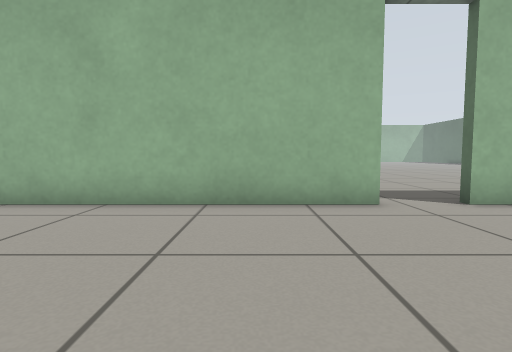
view 1 (above)

18 first-person views from a walk through a world built for the Gazebo simulator. The camera is 0.5 m above the floor, tilts 4° down and sees 80° across. The floor is counted in squares, 0.5 m on a side. Each view is taken from the middle of a square. On the plan, view 1 faces up. The plan holds only what a view shows up to about 12 squares ahead; the rest is blank. The place goes on beyond the plan.

view 2
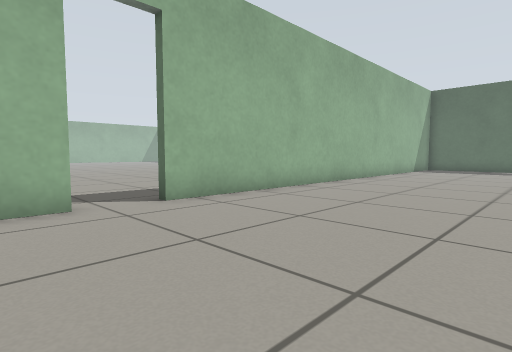

view 3
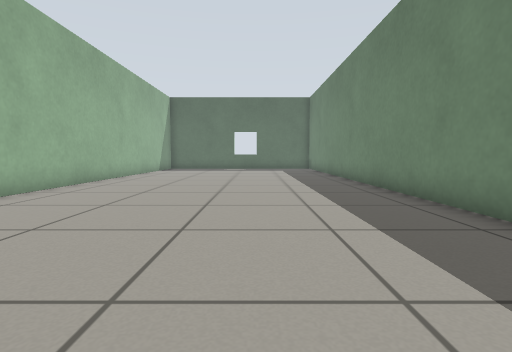

view 4
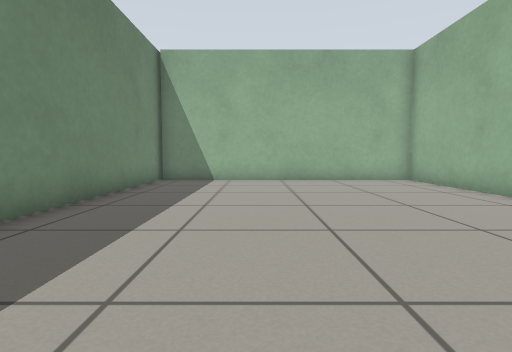

view 5
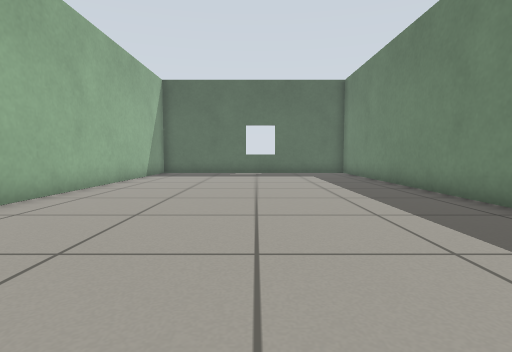

view 6
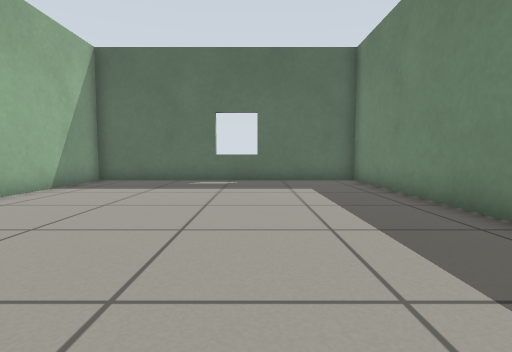

view 7
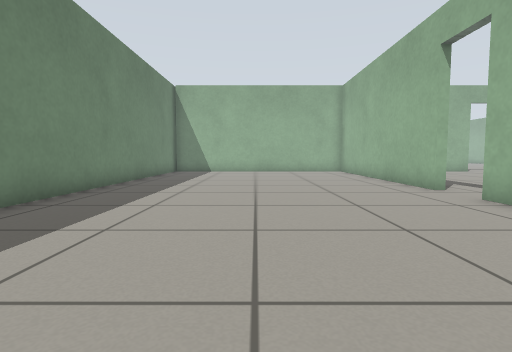

view 8
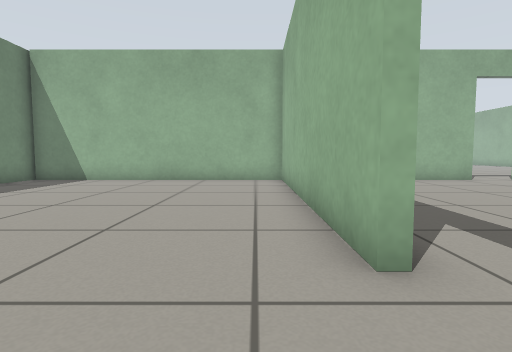

view 9
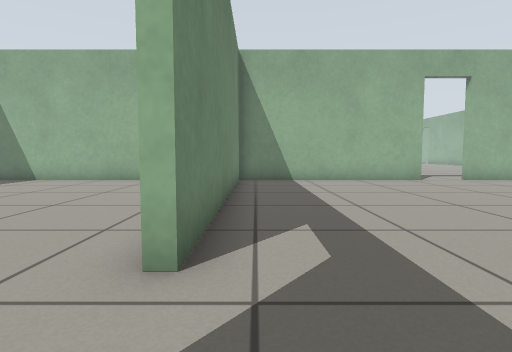

view 10
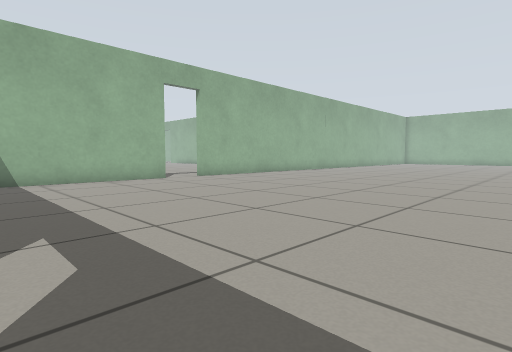

view 11
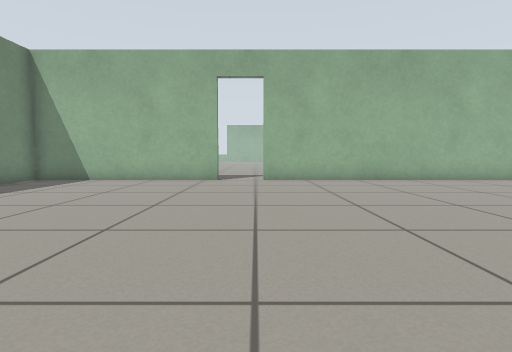

view 12
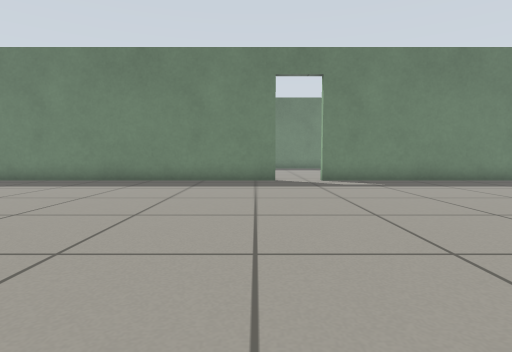

view 13
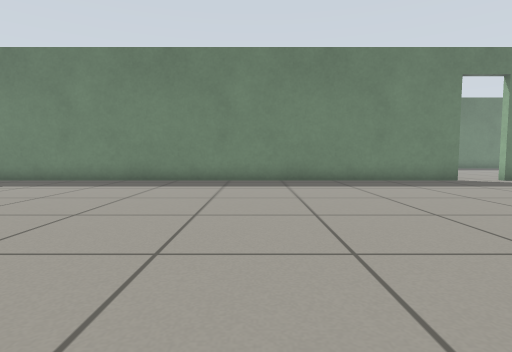

view 14
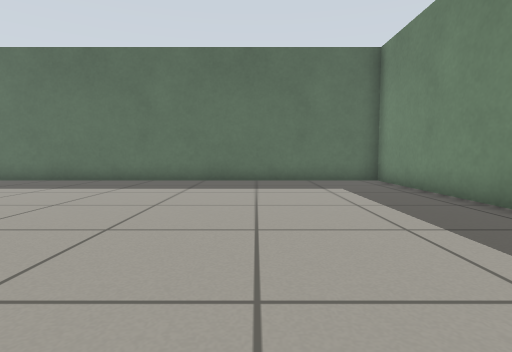

view 15
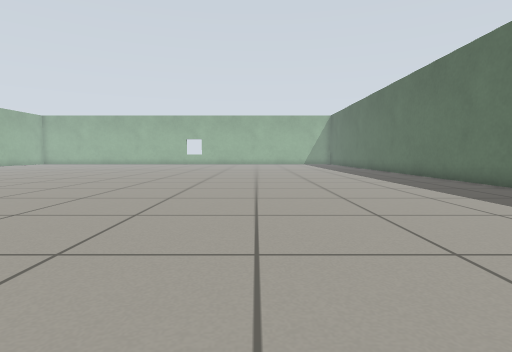

view 16
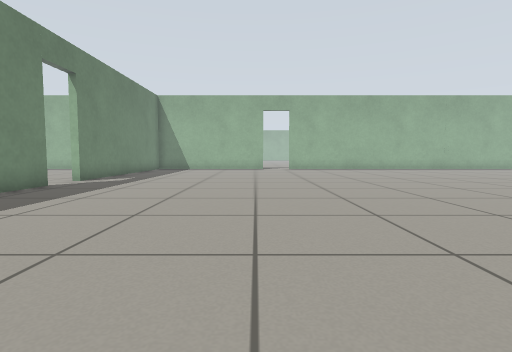

view 17
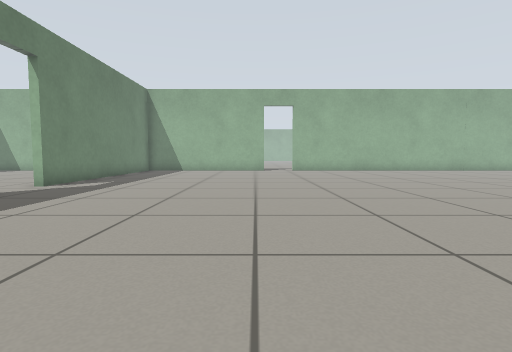

view 18
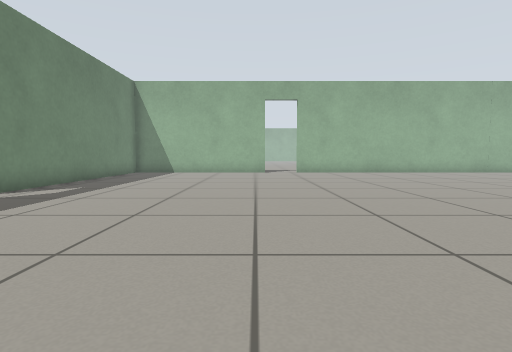

### Floor plan
Points are (right, up) in squares from view 1. A wall is a line through its corners. A room is listed if a view was taken in it or the views show most of it. See-through windows are left out.
Room 1 (views 1, 2, 3, 4, 5, 6, 7, 8)
walls: (2.5, 6) (-7, 6) (-7, -3.8) (22.7, -3.8) (22.7, 6) (4.2, 6)
ways out: open door at (3.5, 6) to room 2
Room 2 (views 9, 10, 11, 12, 13, 14, 15, 16, 17, 18)
walls: (4.1, 6.3) (22.7, 6.3) (22.7, 22.2); (-7, 13.6) (-7, 6.3) (2.5, 6.3); (-7, 22.5) (-7, 15.2)
ways out: open door at (3.5, 6) to room 1; open door at (-7, 14.5)

Positions as (right, up) in squares from view 1, and headings:
1: (0, 0), facing up
2: (1, 0), facing up-right
3: (1, 0), facing right
4: (5, 0), facing left
5: (6, 1), facing right
6: (11, 0), facing right
7: (11, 1), facing left
8: (5, 5), facing left
9: (5, 7), facing left
10: (5, 7), facing up-left
11: (5, 15), facing left
12: (5, 18), facing down
13: (12, 18), facing down
14: (11, 11), facing right
15: (15, 10), facing up
16: (14, 13), facing left
17: (12, 13), facing left
18: (10, 13), facing left
